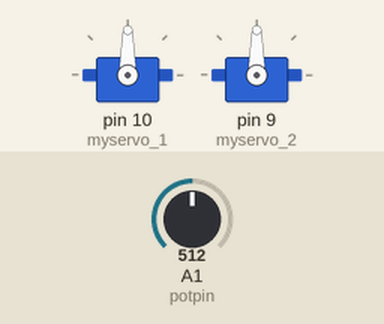
Simulated run of this sketch. Board: Arduino Uno, built with avr-gcc and run on an emulated ATmega328P. Parts: 2 × servo. Inputs (shaded band) come from the test bench; at power-on: A1 (potpin) = 512.

Above: at 1.2 s.
1.3 s: A1 (potpin) set to 716
At 1.9 s:
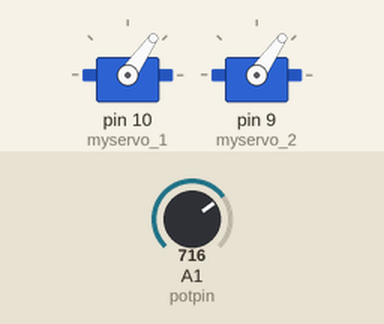
2.8 s: A1 (potpin) set to 900
At 3.1 s:
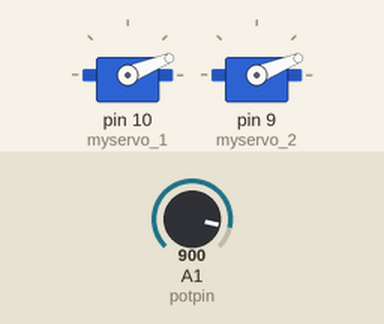
4.3 s: A1 (potpin) set to 1023
At 5.4 s:
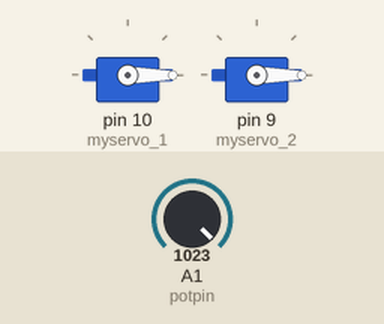
5.8 s: A1 (potpin) set to 306
At 6.6 s:
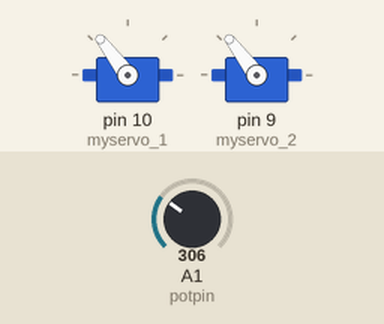
7.3 s: A1 (potpin) set to 122
At 7.7 s:
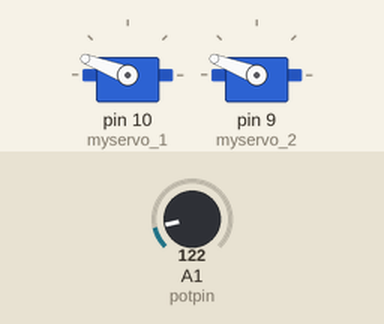
Timing chart, 0 to 9.8 s (numbered marks = the images above; inputs shaded):
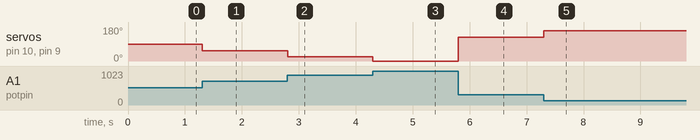

Measured:
- after the input at 1.3 s, servo on pin 10 (myservo_1), servo on pin 9 (myservo_2): 90° → 55° at once
- after the input at 2.8 s, servo on pin 10 (myservo_1), servo on pin 9 (myservo_2): 55° → 22° at once
- after the input at 4.3 s, servo on pin 10 (myservo_1), servo on pin 9 (myservo_2): 22° → 0° at once
- after the input at 5.8 s, servo on pin 10 (myservo_1), servo on pin 9 (myservo_2): 0° → 127° at once
- after the input at 7.3 s, servo on pin 10 (myservo_1), servo on pin 9 (myservo_2): 127° → 159° at once

The sketch:

2servos.ino
```cpp
/*
 Controlling a servo position using a potentiometer (variable resistor)
 by Michal Rinott <http://people.interaction-ivrea.it/m.rinott>

 modified on 8 Nov 2013
 by Scott Fitzgerald
 http://www.arduino.cc/en/Tutorial/Knob
*/

#include <Servo.h>

Servo myservo_1;  // create servo object to control a servo
Servo myservo_2;

int potpin = A1;  // analog pin used to connect the potentiometer
int val;    // variable to read the value from the analog pin

void setup() {
  myservo_1.attach(10);  // attaches the servo on pin 9 to the servo object
  myservo_2.attach(9);
}

void loop() {
  val = analogRead(potpin);            // reads the value of the potentiometer (value between 0 and 1023)
  val = map(val, 0, 1023, 180, 0);     // scale it for use with the servo (value between 0 and 180)
  myservo_1.write(val);                  // sets the servo position according to the scaled value
  myservo_2.write(val);                  // sets the servo position according to the scaled value
  delay(15);                           // waits for the servo to get there
}
```
